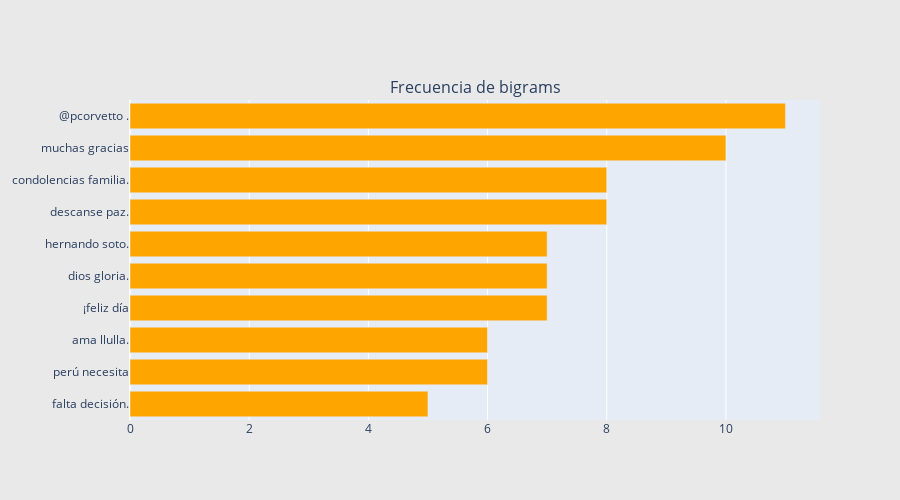

This figure's notebook cell:
### Markdown cell above
**Para 2-grams**

### Code cell
freq_dict = defaultdict(int)
for sent in twitter_data["full_text"]:
    for word in generate_ngrams(sent,2):
        freq_dict[word] += 1
fd_sorted = pd.DataFrame(sorted(freq_dict.items(), key=lambda x: x[1])[::-1])
fd_sorted.columns = ["word", "wordcount"]
trace0 = horizontal_bar_chart(fd_sorted.head(10), 'orange')

fig = tools.make_subplots(rows=1, cols=1, vertical_spacing=0.04,horizontal_spacing=0.15,
                          subplot_titles=["Frecuencia de bigrams"
                                          ])
fig.append_trace(trace0, 1, 1)
fig['layout'].update(height=500, width=900, paper_bgcolor='rgb(233,233,233)')
iplot(fig, filename='word-plots')

### Figure 1 — Plotly figure (JSON) as saved in the notebook; plotly's stock layout.template omitted (floating-point values rounded to 4 significant figures)
{"data": [{"marker": {"color": "orange"}, "orientation": "h", "showlegend": false, "type": "bar", "x": [5, 6, 6, 7, 7, 7, 8, 8, 10, 11], "xaxis": "x", "y": ["falta decisión.", "perú necesita", "ama llulla.", "¡feliz día", "dios gloria.", "hernando soto.", "descanse paz.", "condolencias familia.", "muchas gracias", "@pcorvetto ."], "yaxis": "y"}], "layout": {"annotations": [{"font": {"size": 16}, "showarrow": false, "text": "Frecuencia de bigrams", "x": 0.5, "xanchor": "center", "xref": "paper", "y": 1, "yanchor": "bottom", "yref": "paper"}], "height": 500, "paper_bgcolor": "rgb(233,233,233)", "width": 900, "xaxis": {"anchor": "y", "domain": [0, 1]}, "yaxis": {"anchor": "x", "domain": [0, 1]}}}
